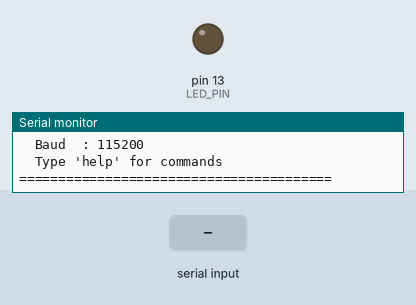
Bench run of a sketch on a simulated Arduino Uno, built with avr-gcc and run on an emulated ATmega328P. On the bench: output pins drawn as LEDs (lit = HIGH), the last lines printed to the serial monitor. The test bench sets the inputs (shaded band).

Above: at 2.7 s.
2.8 s: "1\n" received over Serial
At 5.6 s:
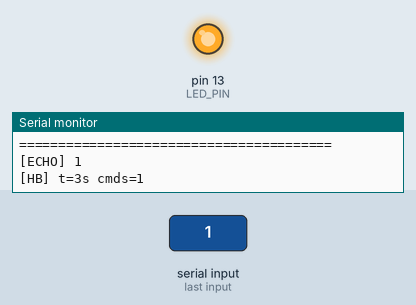
5.8 s: "0\n" received over Serial
At 6.2 s:
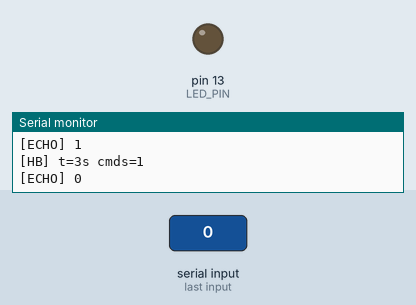
Timing chart, 0 to 8.8 s (numbered marks = the images above; inputs shaded):
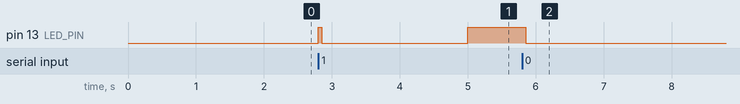

The sketch:

indra_bms_serial_test.ino
```cpp
/*
 * ============================================================
 *  Indra-BMS — Serial Link Test Firmware
 *  Board:   VSD Squadron ULTRA (THEJAS32 / RISC-V)
 *  Version: 0.1.0
 *  Purpose: Establish basic serial communication over UART
 *           as foundation for the BMS telemetry pipeline.
 * ============================================================
 *
 *  Commands (send via Serial Monitor at 115200 baud):
 *    ping     -> responds "pong"
 *    info     -> prints device & project metadata
 *    status   -> prints uptime and free memory estimate
 *    help     -> lists available commands
 *    <other>  -> echoes input back
 *
 *  NOTE: Uses raw char buffer instead of String class
 *        (VEGA ARIES core doesn't link Stream::readStringUntil)
 * ============================================================
 */

// --- Configuration ---
#define SERIAL_BAUD       115200
#define HEARTBEAT_MS      5000
#define CMD_BUFFER_SIZE   64
#define LED_PIN           LED_BUILTIN

// --- State ---
static char cmdBuffer[CMD_BUFFER_SIZE];
static uint8_t cmdIndex = 0;
static unsigned long lastHeartbeat = 0;
static unsigned long bootTime = 0;
static unsigned long cmdCount = 0;
static bool ledState = false;

// --- Forward declarations ---
void processCommand(const char* cmd);
void cmdPing();
void cmdInfo();
void cmdStatus();
void cmdHelp();
void cmdReset();
void blinkLED();
void printBanner();
bool strEquals(const char* a, const char* b);

// --- Setup ---
void setup() {
  Serial.begin(SERIAL_BAUD);
  pinMode(LED_PIN, OUTPUT);
  digitalWrite(LED_PIN, LOW);

  delay(1500);
  bootTime = millis();

  printBanner();
}

// --- Main Loop ---
void loop() {
  // Read serial one char at a time (no String class needed)
  while (Serial.available()) {
    char c = (char)Serial.read();

    if (c == '\n' || c == '\r') {
      if (cmdIndex > 0) {
        cmdBuffer[cmdIndex] = '\0';
        processCommand(cmdBuffer);
        cmdIndex = 0;
      }
    } else {
      if (cmdIndex < CMD_BUFFER_SIZE - 1) {
        cmdBuffer[cmdIndex++] = c;
      }
    }
  }

  // Periodic heartbeat
  unsigned long now = millis();
  if (now - lastHeartbeat >= HEARTBEAT_MS) {
    lastHeartbeat = now;
    unsigned long uptimeSec = (now - bootTime) / 1000;

    Serial.print("[HB] t=");
    Serial.print(uptimeSec);
    Serial.print("s cmds=");
    Serial.println(cmdCount);

    ledState = !ledState;
    digitalWrite(LED_PIN, ledState ? HIGH : LOW);
  }
}

// --- Command Router ---
void processCommand(const char* cmd) {
  cmdCount++;
  blinkLED();

  if (strEquals(cmd, "ping")) {
    cmdPing();
  } else if (strEquals(cmd, "info")) {
    cmdInfo();
  } else if (strEquals(cmd, "status")) {
    cmdStatus();
  } else if (strEquals(cmd, "help")) {
    cmdHelp();
  } else if (strEquals(cmd, "reset")) {
    cmdReset();
  } else {
    Serial.print("[ECHO] ");
    Serial.println(cmd);
  }
}

// --- Commands ---

void cmdPing() {
  Serial.println("pong");
}

void cmdInfo() {
  Serial.println("--- DEVICE INFO ---");
  Serial.println("Project : Indra-BMS");
  Serial.println("Board   : VSDSquadron ULTRA");
  Serial.println("Chip    : THEJAS32 (VEGA ET1031)");
  Serial.println("Arch    : RISC-V RV32IM @ 100MHz");
  Serial.println("Firmware: v0.1.0");
  Serial.println("-------------------");
}

void cmdStatus() {
  unsigned long uptimeSec = (millis() - bootTime) / 1000;
  unsigned long uptimeMin = uptimeSec / 60;
  unsigned long uptimeHrs = uptimeMin / 60;

  Serial.println("--- SYSTEM STATUS ---");
  Serial.print("Uptime   : ");
  Serial.print(uptimeHrs);
  Serial.print("h ");
  Serial.print(uptimeMin % 60);
  Serial.print("m ");
  Serial.print(uptimeSec % 60);
  Serial.println("s");
  Serial.print("Millis   : ");
  Serial.println(millis());
  Serial.print("Commands : ");
  Serial.println(cmdCount);
  Serial.print("LED      : ");
  Serial.println(ledState ? "ON" : "OFF");
  Serial.println("---------------------");
}

void cmdHelp() {
  Serial.println("--- COMMANDS ---");
  Serial.println("ping   - Connection check");
  Serial.println("info   - Device information");
  Serial.println("status - System status");
  Serial.println("help   - This help menu");
  Serial.println("reset  - Reset counters");
  Serial.println("<text> - Echo back");
  Serial.println("----------------");
}

void cmdReset() {
  cmdCount = 0;
  bootTime = millis();
  Serial.println("[OK] Counters reset.");
}

// --- Utilities ---

void blinkLED() {
  digitalWrite(LED_PIN, HIGH);
  delay(50);
  digitalWrite(LED_PIN, LOW);
}

bool strEquals(const char* a, const char* b) {
  while (*a && *b) {
    // Case-insensitive compare
    char ca = *a;
    char cb = *b;
    if (ca >= 'A' && ca <= 'Z') ca += 32;
    if (cb >= 'A' && cb <= 'Z') cb += 32;
    if (ca != cb) return false;
    a++;
    b++;
  }
  return (*a == '\0' && *b == '\0');
}

void printBanner() {
  Serial.println();
  Serial.println("========================================");
  Serial.println("   ___ _   _ ____  ____      _          ");
  Serial.println("  |_ _| \\ | |  _ \\|  _ \\    / \\       ");
  Serial.println("   | ||  \\| | | | | |_) |  / _ \\      ");
  Serial.println("   | || |\\  | |_| |  _ <  / ___ \\     ");
  Serial.println("  |___|_| \\_|____/|_| \\_\\/_/   \\_\\  ");
  Serial.println("                                        ");
  Serial.println("  Battery Management System v0.1.0      ");
  Serial.println("  Edge-Native | Physics-Informed        ");
  Serial.println("========================================");
  Serial.println("  Board : VSDSquadron ULTRA (THEJAS32)  ");
  Serial.println("  Arch  : RISC-V RV32IM @ 100MHz       ");
  Serial.println("  Baud  : 115200                        ");
  Serial.println("  Type 'help' for commands              ");
  Serial.println("========================================");
  Serial.println();
}
```

Measured:
- after the input at 2.8 s, pin 13 (LED_PIN): LOW → HIGH after 0.00 s instead of 2.2 s
- after the input at 5.8 s, pin 13 (LED_PIN): HIGH → LOW after 0.05 s instead of 4.2 s
